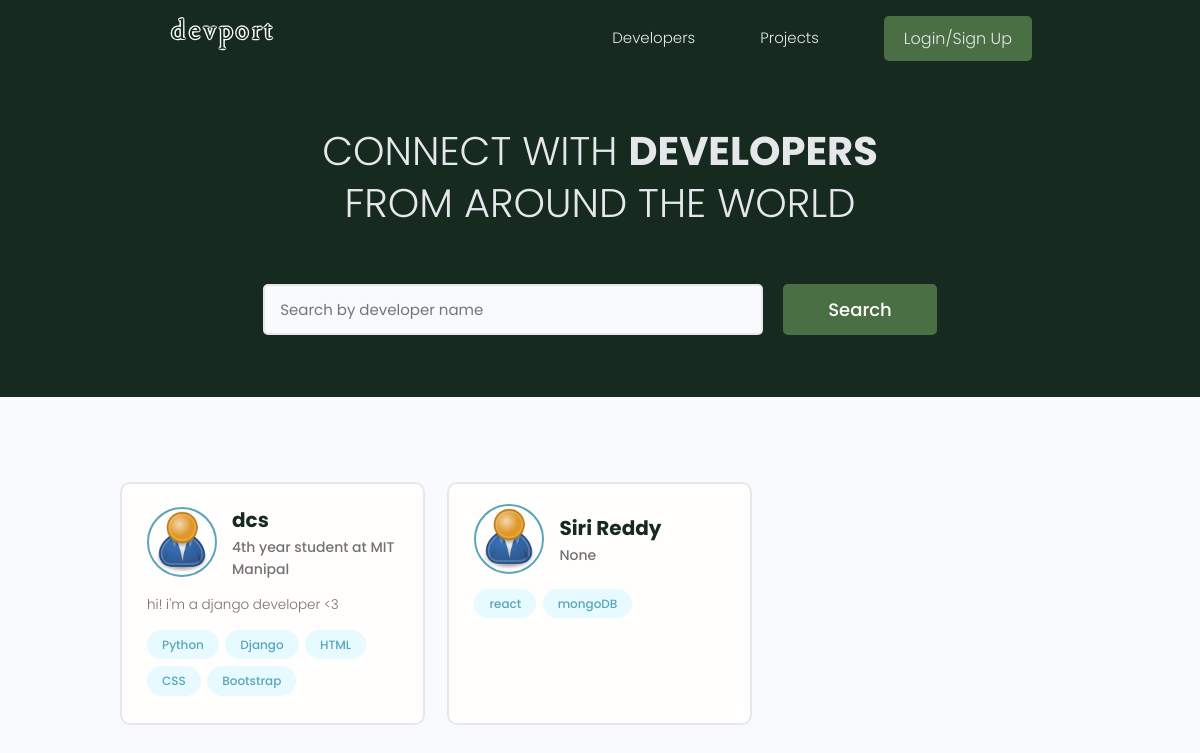
The page / on the database its author committed.
### users/models.py (models this page shows, shortened)
class Profile(models.Model):
    user = models.OneToOneField(User, on_delete=models.CASCADE, null=True, blank=True)
    name = models.CharField(max_length=200, blank=True, null=True)
    email = models.EmailField(max_length=500, blank=True, null=True)
    username = models.CharField(max_length=200, blank=True, null=True)
    location = models.CharField(max_length=200, blank=True, null=True)
    short_intro = models.CharField(max_length=200, blank=True, null=True)
    bio = models.TextField(null=True, blank=True)
    profile_image = models.ImageField(null=True, blank=True, upload_to='profiles/', default="profiles/user-default.png")
    social_github = models.CharField(max_length=200, blank=True, null=True)
    social_twitter = models.CharField(max_length=200, blank=True, null=True)
    social_linkedin = models.CharField(max_length=200, blank=True, null=True)
    social_youtube = models.CharField(max_length=200, blank=True, null=True)
    social_website = models.CharField(max_length=200, blank=True, null=True)
    created = models.DateTimeField(auto_now_add = True)
    id = models.UUIDField(default = uuid.uuid4, unique = True, primary_key = True, editable = False)
    class Meta:
        ordering = ['created']
    @property
    def imageURL(self):
        try:
            url = self.profile_image.url
        except:
            url = ''
        return url

class Skill(models.Model):
    owner = models.ForeignKey(Profile, on_delete=models.CASCADE, null=True, blank=True)
    name = models.CharField(max_length=200, blank=True, null=True)
    description = models.TextField(null=True, blank=True)
    created = models.DateTimeField(auto_now_add=True)
    id = models.UUIDField(default = uuid.uuid4, unique = True, primary_key = True, editable = False)
    def __str__(self):
        return str(self.name)

### users/views.py (the view)
# urls.py: path('', views.profiles, name = "profiles"),
def profiles(request):
    profiles, search_query = searchProfiles(request)
    context = {'profiles':profiles, 'search_query':search_query}
    return render(request, 'users/profiles.html', context)

### users/utils.py (called while the page is built)
def searchProfiles(request):
    search_query = '' #will be passed into the filter that we send on every request,
    if request.GET.get('search_query'):
        search_query = request.GET.get('search_query')
    skills = Skill.objects.filter(name__icontains = search_query)
    profiles = Profile.objects.distinct().filter(Q(name__icontains=search_query) |
                                       Q(short_intro__icontains=search_query) |
                                       Q(skill__in=skills)
    )
    return profiles, search_query

### users/templates/users/profiles.html (shortened to what this page needs)
{% extends "main.html" %}
{% block content %}
<main class="home">
    <section class="hero-section text-center">
      <div class="container container--narrow">
        <div class="hero-section__box">
          <h2>CONNECT WITH <span>DEVELOPERS</span></h2>
          <h2>FROM AROUND THE WORLD</h2>
        </div>
        <div class="hero-section__search">
          <form class="form" action="{% url 'profiles' %}" method="get">
            <div class="form__field">
              <input class="input input--text" id="formInput#search" type="text" name="search_query"
                value="{{search_query}}" placeholder="Search by developer name" />
            </div>
            <input class="btn btn--sub btn--lg" type="submit" value="Search" />
          </form>
        </div>
      </div>
    </section>
    <section class="devlist">
      <div class="container">
        <div class="grid grid--three">
          {% for profile in profiles %}
          <div class="column card">
            <div class="dev">
              <a href="{% url 'user-profile' profile.id %}" class="card__body">
                <div class="dev__profile">
                  <img class="avatar avatar--md" src="{{profile.imageURL}}" alt="image" />
                  <div class="dev__meta">
                    <h3>{{profile.name}}</h3>
                    <h5>{{profile.short_intro|slice:"60"}}</h5>
                  </div>
                </div>
                <p class="dev__info">
                  {{profile.bio|slice:"150"}}
                </p>
                <div class="dev__skills">
                {% for skill in profile.skill_set.all|slice:'5' %}
                  <span class="tag tag--pill tag--main">
                    <small>{{skill}}</small>
                  </span>
                {% endfor %}
                </div>
              </a>
            </div>
          </div>
          {% endfor %}
        </div>
        </div>
    </section>
  </main>
{% endblock %}

### templates/main.html (shortened to what this page needs)
<!DOCTYPE html>
{% load static %}
<html lang="en">
<head>
  <link rel="stylesheet" href="https://cdnjs.cloudflare.com/ajax/libs/font-awesome/6.4.0/css/all.min.css"></head>
  <link rel="stylesheet" href="{% static 'uikit/styles/uikit.css' %}" />
  <link rel="stylesheet" href="{% static 'styles/app.css' %}" />
</head>
<body>
    {% include 'navbar.html' %}
    {% block content %}
    {% endblock content %}
</body>
</html>

### templates/navbar.html (shortened to what this page needs)
{% load static %}
<header class="header">
    <div class="container container--narrow">
      <a href="{% url 'profiles' %}" class="header__logo">
        <img src="{% static 'images/logo.svg' %}" alt="DevSearch Logo" />
      </a>
      <nav class="header__nav">
        <ul class="header__menu">
          <li class="header__menuItem"><a href="{% url 'profiles' %}">Developers</a></li>
          <li class="header__menuItem"><a href="{% url 'projects' %}">Projects</a></li>
          {% if request.user.is_authenticated  %}
          <li class="header__menuItem"><a href="{% url 'inbox' %}">Inbox</a></li>
          <li class="header__menuItem"><a href="{% url 'account' %}" class="btn btn--sub">Account</a></li>
          <li class="header__menuItem"><a href="{% url 'logout' %}" class="btn btn--sub">Logout</a></li>
          {% else %}
          <li class="header__menuItem"><a href="{% url 'login' %}" class="btn btn--sub">Login/Sign Up</a></li>
          {% endif %}
        </ul>
      </nav>
    </div>
</header>

### static/styles/app.css (style rules this page uses)
:root { --color-sub: #162a20; --color-sub-light :#4B6F44; }
.btn--sub { background-color: var(--color-sub-light); }
.card { border: 2px solid var(--color-light); }
img { width: 100%; }
.header { position: sticky; z-index: 111; background-color: var(--color-sub); padding: 1.5rem 0; }
.header > .container { display: flex; justify-content: space-between; align-items: center; }
.header__logo > img { height: 3.8rem; }
.header__nav > ul { display: inline-flex; align-items: center; list-style: none; gap: 6.5rem; }
.header__menuItem > a { color: var(--color-light); font-weight: 300; }
.hero-section { height: 40vh; display: flex; align-items: center; background-color: var(--color-sub); }
.hero-section__box { margin-bottom: 4rem; }
.hero-section__box > h2, .hero-section__box > h2 > span { font-size: 4rem; color: var(--color-light); line-height: 1.3; text-transform: uppercase; }
.hero-section__box > h2 { font-weight: 300; }
.hero-section__box > h2 > span { font-weight: 700; }
.hero-section__search > .form { display: flex; align-items: center; justify-content: center; gap: 2rem; }
.hero-section__search > .form input.input--text { width: 50rem; }
.devlist { margin-top: 8rem; }
.devlist .grid { align-items: stretch; }
.devlist .dev .dev__profile { display: flex; align-items: center; gap: 1.5rem; }
.devlist .dev .dev__meta h3 { color: var(--color-sub); font-size: 2rem; font-weight: 700; }
.devlist .dev .dev__meta h5 { color: var(--color-text); font-size: 1.4rem; font-weight: 500; }
.devlist .dev .dev__info { margin: 1.5rem 0; font-size: 1.35rem; line-height: 1.4; text-align: justify; }

### static/uikit/styles/modules/_variables.css (style rules this page uses)
:root { --color-main: #5aa5b9; --color-main-light: #e6faff; --color-sub: #3f4156; --color-sub-light: #51546e; --color-sub-lighter: #ededfd; --color-text: #737373; --color-gray: #8b8b8b; --color-light: #e5e7eb; --color-light-gray: #767676; --color-bg: #f8fafd; --color-white: #fffefd; --color-white-light: #f3f3f3; --color-success: #359e64; --color-success-bg: #def8e8; --color-error: #fc4b0b; --color-error-bg: #fff2ee; --font-base: 'Poppins', arial, helvetica, 'Segoe UI', roboto, ubuntu, sans-serif; --font-monospace: 'Fira Code', 'Courier New', courier, monospace; --font-regular: 300; --font-medium: 500; --font-bold: 700; --generic-shadow: 1px 1px 5px #00000010; --generic-transition: all 0.3s ease-in-out; }

### static/uikit/styles/modules/_base.css (style rules this page uses)
* { margin: 0; padding: 0; box-sizing: border-box; text-rendering: optimizeLegibility; color: inherit; font-size: inherit; }
html { font-size: 50%; }
@media only screen and (min-width: 480px) { html { font-size: 56.25%; } }
@media only screen and (min-width: 1200px) { html { font-size: 62.5%; } }
body { line-height: 1.6; font-weight: 400; font-size: 1.5rem; color: var(--color-text); background-color: var(--color-bg); min-height: 100vh; }

### static/uikit/styles/modules/_typography.css (style rules this page uses)
* { font-family: var(--font-base); }
h2 { font-size: 3.6rem; font-weight: var(--font-bold); }
h3 { font-size: 3.2rem; font-weight: var(--font-medium); }
h5 { font-size: 2.4rem; font-weight: var(--font-medium); }
h5, h6 { font-weight: var(--font-regular); }
p, span, strong { font-size: 1.6rem; color: var(--color-text); font-weight: var(--font-regular); }
a { padding-bottom: 2px; text-decoration: none; display: inline-block; color: var(--color-main); font-weight: var(--font-medium); }

### static/uikit/styles/modules/_utilities.css (style rules this page uses)
.container { width: 92%; max-width: 165rem; margin: 0 auto; box-sizing: border-box; }
.container--narrow { width: 92%; max-width: 120rem; }
@media screen and (min-width: 1000px) { .container { width: 90%; } }
@media screen and (min-width: 1000px) { .container--narrow { width: 85%; } }
@media screen and (min-width: 1200px) { .container { width: 80%; } }
@media screen and (min-width: 1200px) { .container--narrow { width: 72%; } }
.text-center { text-align: center; }

### static/uikit/styles/modules/_avatar.css (style rules this page uses)
.avatar { border-radius: 50%; border: 2px solid var(--color-main); object-fit: cover; }
.avatar--md { height: 7rem; width: 7rem; }

### static/uikit/styles/modules/_card.css (style rules this page uses)
.card { border-radius: 1rem; background-color: var(--color-white); border: 1.5px solid var(--color-light); width: auto; height: auto; margin-top: 0.5rem; margin-bottom: 0.5rem; overflow: hidden; }
.card__body, .card__header { padding: 2rem 2.5rem; }

### static/uikit/styles/modules/_form.css (style rules this page uses)
.form { display: block; }
.form__field { margin-top: 1.5rem; margin-bottom: 1.5rem; }
input.input[type='text'], input.input[type='email'], input.input[type='password'], input.input[type='number'], textarea.input { min-width: 24rem; width: 100%; padding: 1.2rem 1.5rem; border-radius: 0.5rem; border: 2px solid var(--color-light); transition: all 0.3s ease-in-out; background-color: var(--color-bg); }

### rows shown on the page
Profile: imageURL (placeholder picture), name "dcs", short_intro "4th year student at MIT Manipal", bio "hi! i'm a django developer <3"
Skill: name "Python"
Skill: name "Django"
Skill: name "HTML"
Skill: name "CSS"
Skill: name "Bootstrap"
Profile: imageURL (placeholder picture), name "Siri Reddy", short_intro "None"
Skill: name "react"
Skill: name "mongoDB"
